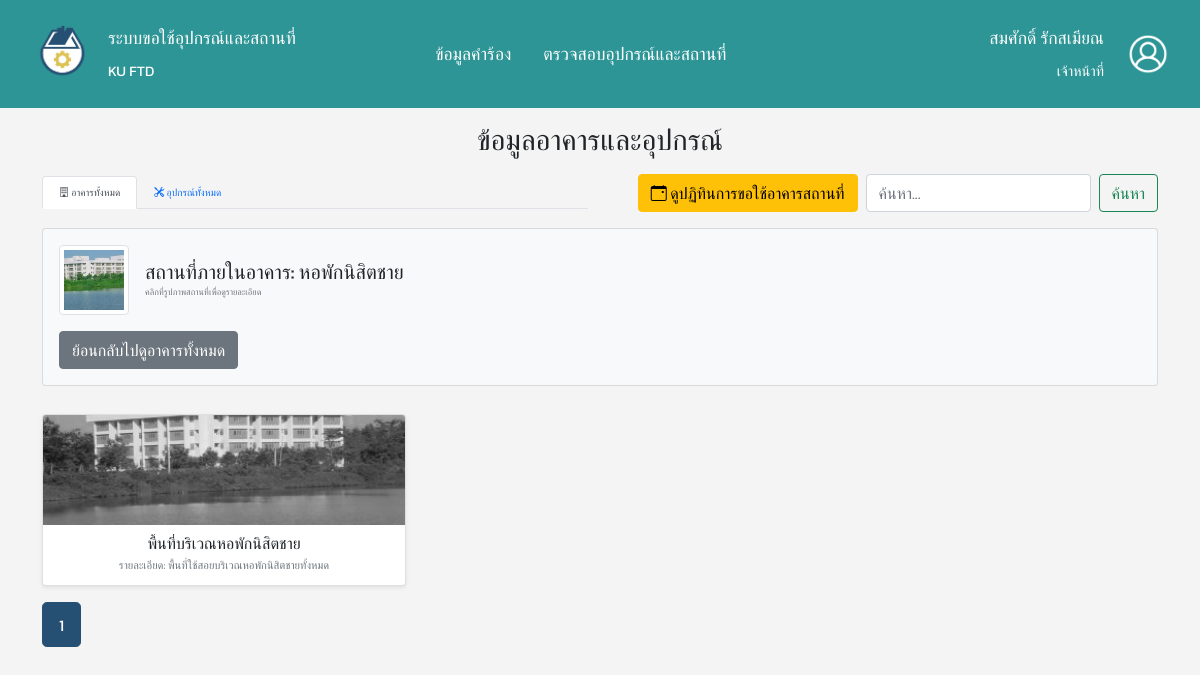
The app's page /user-data_view-page.php?mode=building_detail&building_id=4 (signed in) with its own data.
### tables this page shows
CREATE TABLE `buildings` (
  `building_id` varchar(2) NOT NULL,
  `building_name` varchar(255) NOT NULL,
  `building_pic` varchar(255) NOT NULL
);

CREATE TABLE `facilities` (
  `facility_id` int(4) NOT NULL,
  `facility_name` varchar(100) NOT NULL,
  `facility_des` varchar(255) NOT NULL,
  `facility_pic` varchar(255) NOT NULL,
  `building_id` varchar(2) NOT NULL
);

### user-data_view-page.php (the view, shortened to what the rows shown need)
<?php
include 'database/database.php';
require_once 'php/user_data-view.php';
?>
<!DOCTYPE html>
<html lang="th">
<head>
    <?php include 'header.php'?>
    <link href='https://cdn.jsdelivr.net/npm/fullcalendar@5.11.3/main.min.css' rel='stylesheet' />
</head>
<body>
    <div class="container mt-0">
        <h1 class="mb-3 text-center">ข้อมูลอาคารและอุปกรณ์</h1>
        <?php
        if ($mode == 'facility_detail' && $detail_item):
            $back_link = '?mode=building_detail&building_id=' . htmlspecialchars($detail_item['building_id']);
        ?>
            <div class="card p-3 my-3">
                <h2 class="card-title mb-3">รายละเอียดสถานที่: <?php echo htmlspecialchars($detail_item['facility_name']); ?></h2>
                <div class="row">
                    <div class="col-12 col-md-4 text-center">
                        <?php if ($detail_item['facility_pic'] && file_exists($detail_item['facility_pic'])): ?>
                            <img src="<?php echo htmlspecialchars($detail_item['facility_pic']); ?>" class="detail-img img-fluid" alt="Facility Picture">
                        <?php else: ?>
                            <img src="./images/placeholder.png" class="detail-img img-fluid" alt="No Image">
                        <?php endif; ?>
                    </div>
                    <div class="col-12 col-md-8 details-text">
                        <p class="mb-1"><strong>ชื่อสถานที่:</strong> <?php echo htmlspecialchars($detail_item['facility_name']); ?></p>
                        <p class="mb-1"><strong>รายละเอียด:</strong> <?php echo nl2br(htmlspecialchars($detail_item['facility_des'])); ?></p>
                        <p class="mb-1"><strong>อาคาร:</strong> <?php echo htmlspecialchars($detail_item['building_id']); ?></p>
                        <p class="mb-1"><strong>ชื่ออาคาร:</strong> <?php echo htmlspecialchars($detail_item['building_name']); ?></p>
                    </div>
                </div>
                <div class="d-flex justify-content-start mt-3">
                    <a href="<?php echo htmlspecialchars($back_link); ?>" class="btn btn-secondary">ย้อนกลับ</a>
                </div>
            </div>
        <?php
        else:
            if (empty($data)):
        ?>
                <div class="alert alert-info text-center mt-4">
                    <?php if (!empty($search_query)): ?>
                        ไม่พบข้อมูลที่คุณค้นหา "<?php echo htmlspecialchars($search_query); ?>"
                    <?php else: ?>
                        <?php if ($mode == 'buildings'): ?>
                            ยังไม่มีข้อมูลอาคารในระบบ
                        <?php elseif ($mode == 'equipment'): ?>
                            ยังไม่มีข้อมูลอุปกรณ์ในระบบ
                        <?php elseif ($mode == 'building_detail' && $detail_item): ?>
                            ยังไม่มีข้อมูลสถานที่ในอาคาร "<?php echo htmlspecialchars($detail_item['building_name']); ?>"
                        <?php endif; ?>
                    <?php endif; ?>
                </div>
        <?php
            else:
                if ($mode == 'building_detail' && $detail_item):
        ?>
                    <div class="card p-3 my-3 bg-light">
                        <div class="d-flex align-items-center">
                            <?php if ($detail_item['building_pic'] && file_exists($detail_item['building_pic'])): ?>
                                <img src="<?php echo htmlspecialchars($detail_item['building_pic']); ?>" alt="Building Pic" class="img-thumbnail me-3" style="width: 70px; height: 70px; object-fit: cover;">
                            <?php endif; ?>
                            <div>
                                <h3 class="mb-0 fs-5">สถานที่ภายในอาคาร: <?php echo htmlspecialchars($detail_item['building_name']); ?></h3>
                                <small class="text-muted">คลิกที่รูปภาพสถานที่เพื่อดูรายละเอียด</small>
                            </div>
                        </div>
                        <div class="d-flex justify-content-start mt-3">
                            <a href="?mode=buildings" class="btn btn-secondary">ย้อนกลับไปดูอาคารทั้งหมด</a>
                        </div>
                    </div>
        <?php
                endif;
        ?>
                <div class="row row-cols-1 row-cols-sm-2 row-cols-md-2 row-cols-lg-3 g-2 mt-0">
                    <?php foreach ($data as $item): ?>
                        <div class="col">
                            <div class="card h-100 shadow-sm">
                                <?php
                                $img_src = './images/placeholder.png';
                                $item_name = '';
                                $link_href = '#';
                                if ($mode == 'buildings') {
                                    $img_src = ($item['building_pic'] && file_exists($item['building_pic'])) ? htmlspecialchars($item['building_pic']) : $img_src;
                                    $item_name = htmlspecialchars($item['building_name']);
                                    $link_href = '?mode=building_detail&building_id=' . htmlspecialchars($item['building_id']);
                                } elseif ($mode == 'equipment') {
                                    $img_src = ($item['equip_pic'] && file_exists($item['equip_pic'])) ? htmlspecialchars($item['equip_pic']) : $img_src;
                                    $item_name = htmlspecialchars($item['equip_name']);
                                    $link_href = '?mode=equip_detail&equip_id=' . htmlspecialchars($item['equip_id']);
                                } elseif ($mode == 'building_detail') {
                                    $img_src = ($item['facility_pic'] && file_exists($item['facility_pic'])) ? htmlspecialchars($item['facility_pic']) : $img_src;
                                    $item_name = htmlspecialchars($item['facility_name']);
                                    $link_href = '?mode=facility_detail&facility_id=' . htmlspecialchars($item['facility_id']);
                                }
                                ?>
                                <a href="<?php echo $link_href; ?>" class="card-img-link">
                                    <img src="<?php echo $img_src; ?>" class="card-img-top" alt="<?php echo $item_name; ?>">
                                </a>
                                <div class="card-body d-flex flex-column">
                                    <?php if ($mode == 'buildings'): ?>
                                        <h5 class="card-title text-center">
                                            อาคาร <?php echo htmlspecialchars($item['building_id']); ?>: <?php echo htmlspecialchars($item['building_name']); ?>
                                        </h5>
                                        <?php if (!empty($search_query) && !empty($item['matched_facilities'])): ?>
                                            <p class="card-text text-success mb-0 small text-center">
                                                <i class="bi bi-search"></i> : <?php echo htmlspecialchars($item['matched_facilities']); ?>
                                            </p>
                                        <?php endif; ?>
                                    <?php else:  ?>
                                        <h5 class="card-title text-center"><?php echo $item_name; ?></h5>
                                    <?php endif; ?>
                                    <?php if ($mode == 'equipment'): ?>
                                        <p class="card-text text-muted mb-0 small text-center">จำนวน: <?php echo htmlspecialchars($item['quantity'] . ' ' . $item['measure']); ?></p>
                                        <p class="card-text text-muted mb-0 small text-center">ขนาด: <?php echo htmlspecialchars($item['size']); ?></p>
                                    <?php elseif ($mode == 'building_detail'): ?>
                                        <p class="card-text text-muted mb-0 small text-center">รายละเอียด: <?php echo htmlspecialchars(mb_strimwidth($item['facility_des'], 0, 40, "...")); ?></p>
                                    <?php endif; ?>
                                </div>
                            </div>
                        </div>
                    <?php endforeach; ?>
                </div>
        <?php
            endif;
        endif;
        ?>
    </div>
</body>
</html>

### records on screen
buildings: building_pic (picture), building_name "หอพักนิสิตชาย"
facilities: facility_pic (picture), facility_name "พื้นที่บริเวณหอพักนิสิตชาย", facility_des "พื้นที่ใช้สอยบริเวณหอพักนิสิตชายทั้งหมด"

### other values on screen
$user_THname "สมศักดิ์"
$user_THsur "รักสเมียณ"
$user_role "เจ้าหน้าที่"
